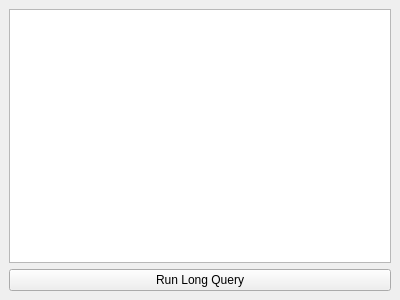
<?xml version="1.0" encoding="UTF-8"?>
<ui version="4.0">
 <class>MainWindow</class>
 <widget class="QMainWindow" name="MainWindow">
  <property name="geometry">
   <rect>
    <x>100</x>
    <y>100</y>
    <width>400</width>
    <height>300</height>
   </rect>
  </property>
  <property name="windowTitle">
   <string>PyQt MVC Example</string>
  </property>
  <widget class="QWidget" name="centralwidget">
   <layout class="QVBoxLayout" name="verticalLayout">
    <item>
     <widget class="QTextEdit" name="textArea"/>
    </item>
    <item>
     <widget class="QPushButton" name="runButton">
      <property name="text">
       <string>Run Long Query</string>
      </property>
     </widget>
    </item>
   </layout>
  </widget>
 </widget>
</ui>
